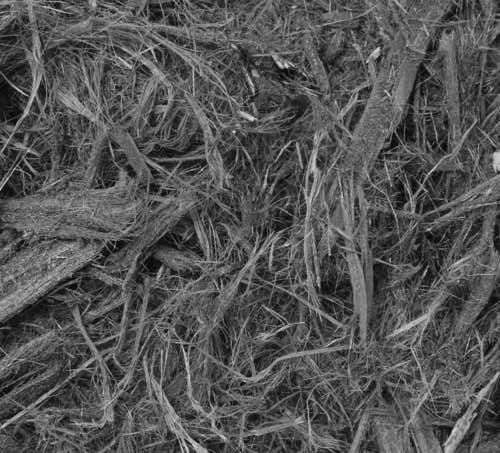
#> input picture Textures/Im01.jpg, 500 x 453 px; its folder holds only this picture in this run
$ python -i visualize_results.py   (imports and definitions only)   (older library calls are emulated)
#> lines starting #> are read from the running program, lines starting #| are printed output that depends on the picture; after the words box and inside, x2 and y2 are one past the last pixel; in counts of white or black regions, pixels touching at a corner belong together
### feature_extraction/shape_features.py
"""
Shape Feature Extraction Module

This module implements shape-based descriptors:
1. Fourier Transform Coefficients on contours
2. Histogram of Contour Directions
"""

import cv2
import numpy as np
from typing import Dict, Tuple, Optional


def find_largest_contour(image: np.ndarray) -> Optional[np.ndarray]:
    """
    Find the contour with the most points in the image.

    Args:
        image: Input image (grayscale or color)

    Returns:
        The largest contour or None if no contours found
    """
    # Convert to grayscale if needed
    if len(image.shape) == 3:
        gray = cv2.cvtColor(image, cv2.COLOR_BGR2GRAY)
    else:
        gray = image.copy()

    # Apply binary threshold
    _, binary = cv2.threshold(gray, 127, 255, cv2.THRESH_BINARY)

    # Find contours
    contours, _ = cv2.findContours(binary, cv2.RETR_EXTERNAL, cv2.CHAIN_APPROX_NONE)

    if not contours:
        return None

    # Return contour with most points
    largest_contour = max(contours, key=len)
    return largest_contour


# [119 lines left out: functions compute_fourier_descriptors, compute_contour_direction_histogram, extract_shape_features, not called in this run]


# [16 lines that do not run on import are left out]

### visualize_results.py
"""
Visualization utilities for creating figures for the report.

This module provides functions to visualize features and results.
"""

import cv2
import numpy as np
import matplotlib.pyplot as plt
from pathlib import Path
import json
import os


def visualize_contour_extraction(image_path: str, output_path: str = None):
    """
    Visualize the contour extraction process.

    Args:
        image_path: Path to the image
        output_path: Optional path to save the figure
    """
#> called with image_path = 'Textures/Im01.jpg'
    from feature_extraction.shape_features import find_largest_contour

    # Load image
    image = cv2.imread(image_path)
#> image is the input picture: shape (453, 500, 3); min 0, max 218, mean 84.1
    if image is None:
        print(f"Failed to load image: {image_path}")
        return

    # Convert to grayscale
    gray = cv2.cvtColor(image, cv2.COLOR_BGR2GRAY)

    # Binary threshold
    _, binary = cv2.threshold(gray, 127, 255, cv2.THRESH_BINARY)
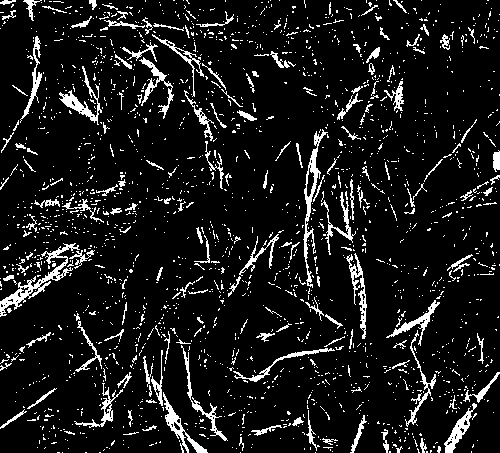
#> binary: shape (453, 500); 9.6% white in thin lines or dots

    # Find contour
    contour = find_largest_contour(image)
#> in find_largest_contour, `contours, _ = cv2.findContours(binary, cv2.RETR_EXTERNAL, cv2.CHAIN_AP..`: contours = 2000 contours, 1911 with area under 20; largest, box (x1, y1, x2, y2) and area: (0, 243, 80, 317) 848, (303, 129, 328, 288) 676, (163, 392, 208, 453) 462, (444, 403, 477, 453) 434, (59, 66, 102, 125) 408
#> in find_largest_contour, `largest_contour = max(contours, key=len)`: largest_contour = contour of 478 points, box (x1, y1, x2, y2) (0, 243, 80, 317), area 848
#> contour has the same summary as largest_contour in find_largest_contour

    # Create visualization
    fig, axes = plt.subplots(1, 4, figsize=(16, 4))

    # Original
    axes[0].imshow(cv2.cvtColor(image, cv2.COLOR_BGR2RGB))
    axes[0].set_title('Original Image')
    axes[0].axis('off')

    # Grayscale
    axes[1].imshow(gray, cmap='gray')
    axes[1].set_title('Grayscale')
    axes[1].axis('off')

    # Binary
    axes[2].imshow(binary, cmap='gray')
    axes[2].set_title('Binary Threshold')
    axes[2].axis('off')

    # Contour
    contour_img = image.copy()
    if contour is not None:
        cv2.drawContours(contour_img, [contour], -1, (0, 255, 0), 2)
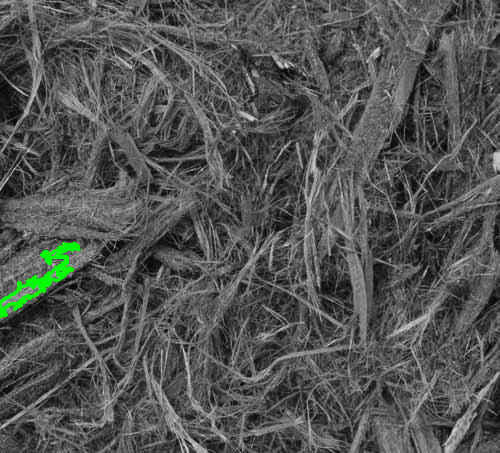
#> contour_img: shape (453, 500, 3); 0.62% of pixels changed, all inside (x1, y1, x2, y2) = (0, 242, 81, 318)
    axes[3].imshow(cv2.cvtColor(contour_img, cv2.COLOR_BGR2RGB))
    axes[3].set_title(f'Extracted Contour\n({len(contour) if contour is not None else 0} points)')
    axes[3].axis('off')

    plt.tight_layout()

    if output_path:
        plt.savefig(output_path, dpi=150, bbox_inches='tight')
        print(f"Saved to {output_path}")

    plt.show()
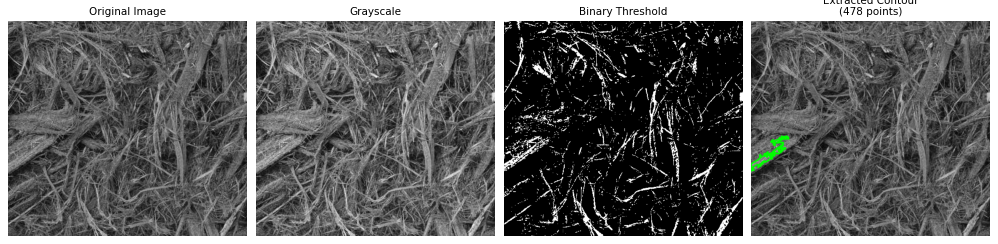
#> figure drawn by matplotlib, 4 panels


# [242 lines left out: functions visualize_gabor_filters, visualize_feature_comparison, plot_distance_matrix, create_retrieval_result_figure, not called in this run]


# [12 lines not run here, left out]

>>> result = visualize_contour_extraction('Textures/Im01.jpg')

$ run again, on Textures/Im04.jpg
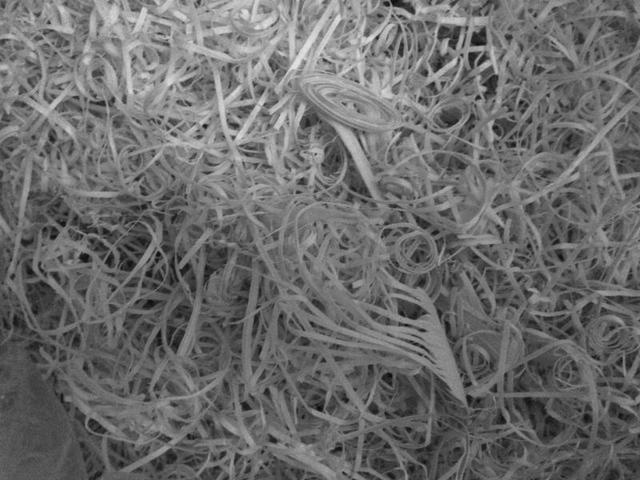
#> input picture Textures/Im04.jpg, 640 x 480 px
#> in visualize_contour_extraction, image is the input picture: shape (480, 640, 3); min 8, max 231, mean 107.3
#> in visualize_contour_extraction, `_, binary = cv2.threshold(gray, 127, 255, cv2.THRESH_BINARY)`:
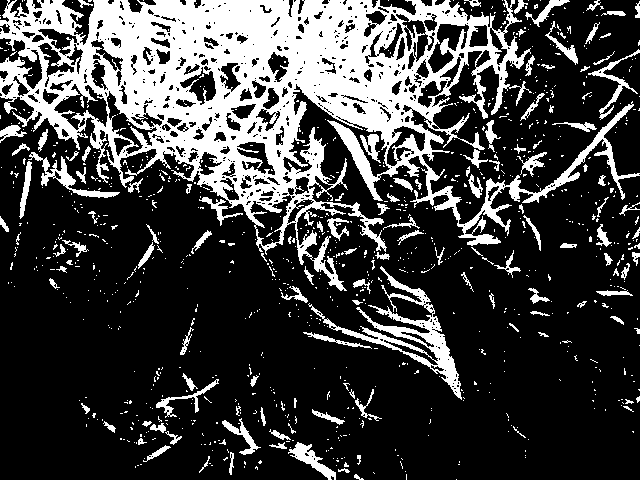
#> binary: shape (480, 640); 25.3% white; 950 white regions (826 under 20 px)
#> contours = 910 contours, 821 with area under 20; largest, box (x1, y1, x2, y2) and area: (0, 0, 640, 291) 75260, (308, 266, 462, 400) 3142, (28, 152, 120, 198) 660, (288, 442, 336, 480) 510, (588, 49, 640, 120) 379
#> largest_contour = contour of 7006 points, box (x1, y1, x2, y2) (0, 0, 640, 291), area 75260
#> contour has the same summary as largest_contour in find_largest_contour
#> contour_img: shape (480, 640, 3); 7.22% of pixels changed, all inside (x1, y1, x2, y2) = (0, 0, 640, 292)
#> in visualize_contour_extraction, `plt.show()`:
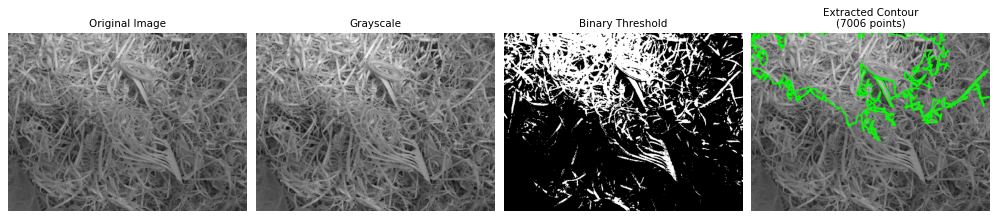
#> figure drawn by matplotlib, 4 panels
